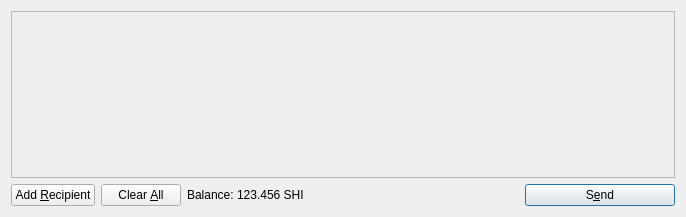
<?xml version="1.0" encoding="UTF-8"?>
<ui version="4.0">
 <class>SendCoinsDialog</class>
 <widget class="QDialog" name="SendCoinsDialog">
  <property name="geometry">
   <rect>
    <x>0</x>
    <y>0</y>
    <width>686</width>
    <height>217</height>
   </rect>
  </property>
  <property name="windowTitle">
   <string>Send Coins</string>
  </property>
  <layout class="QVBoxLayout" name="verticalLayout">
   <item>
    <widget class="QScrollArea" name="scrollArea">
     <property name="widgetResizable">
      <bool>true</bool>
     </property>
     <widget class="QWidget" name="scrollAreaWidgetContents">
      <property name="geometry">
       <rect>
        <x>0</x>
        <y>0</y>
        <width>666</width>
        <height>165</height>
       </rect>
      </property>
      <layout class="QVBoxLayout" name="verticalLayout_2">
       <property name="margin">
        <number>0</number>
       </property>
       <item>
        <layout class="QVBoxLayout" name="entries">
         <property name="spacing">
          <number>6</number>
         </property>
        </layout>
       </item>
       <item>
        <spacer name="verticalSpacer">
         <property name="orientation">
          <enum>Qt::Vertical</enum>
         </property>
         <property name="sizeHint" stdset="0">
          <size>
           <width>20</width>
           <height>40</height>
          </size>
         </property>
        </spacer>
       </item>
      </layout>
     </widget>
    </widget>
   </item>
   <item>
    <layout class="QHBoxLayout" name="horizontalLayout">
     <item>
      <widget class="QPushButton" name="addButton">
       <property name="toolTip">
        <string>Send to multiple recipients at once</string>
       </property>
       <property name="text">
        <string>Add &amp;Recipient</string>
       </property>
       <property name="icon">
        <iconset resource="../shilling.qrc">
         <normaloff>:/icons/add</normaloff>:/icons/add</iconset>
       </property>
       <property name="autoDefault">
        <bool>false</bool>
       </property>
      </widget>
     </item>
     <item>
      <widget class="QPushButton" name="clearButton">
       <property name="sizePolicy">
        <sizepolicy hsizetype="Minimum" vsizetype="Fixed">
         <horstretch>0</horstretch>
         <verstretch>0</verstretch>
        </sizepolicy>
       </property>
       <property name="toolTip">
        <string>Remove all transaction fields</string>
       </property>
       <property name="text">
        <string>Clear &amp;All</string>
       </property>
       <property name="icon">
        <iconset resource="../shilling.qrc">
         <normaloff>:/icons/remove</normaloff>:/icons/remove</iconset>
       </property>
       <property name="autoRepeatDelay">
        <number>300</number>
       </property>
       <property name="autoDefault">
        <bool>false</bool>
       </property>
      </widget>
     </item>
     <item>
      <layout class="QHBoxLayout" name="horizontalLayout_2">
       <property name="spacing">
        <number>3</number>
       </property>
       <item>
        <widget class="QLabel" name="label">
         <property name="text">
          <string>Balance:</string>
         </property>
        </widget>
       </item>
       <item>
        <widget class="QLabel" name="labelBalance">
         <property name="cursor">
          <cursorShape>IBeamCursor</cursorShape>
         </property>
         <property name="text">
          <string>123.456 SHI</string>
         </property>
         <property name="textInteractionFlags">
          <set>Qt::LinksAccessibleByMouse|Qt::TextSelectableByKeyboard|Qt::TextSelectableByMouse</set>
         </property>
        </widget>
       </item>
      </layout>
     </item>
     <item>
      <spacer name="horizontalSpacer">
       <property name="orientation">
        <enum>Qt::Horizontal</enum>
       </property>
       <property name="sizeHint" stdset="0">
        <size>
         <width>40</width>
         <height>20</height>
        </size>
       </property>
      </spacer>
     </item>
     <item>
      <widget class="QPushButton" name="sendButton">
       <property name="minimumSize">
        <size>
         <width>150</width>
         <height>0</height>
        </size>
       </property>
       <property name="toolTip">
        <string>Confirm the send action</string>
       </property>
       <property name="text">
        <string>S&amp;end</string>
       </property>
       <property name="icon">
        <iconset resource="../shilling.qrc">
         <normaloff>:/icons/send</normaloff>:/icons/send</iconset>
       </property>
       <property name="default">
        <bool>true</bool>
       </property>
      </widget>
     </item>
    </layout>
   </item>
  </layout>
 </widget>
 <resources>
  <include location="../shilling.qrc"/>
 </resources>
 <connections/>
</ui>
